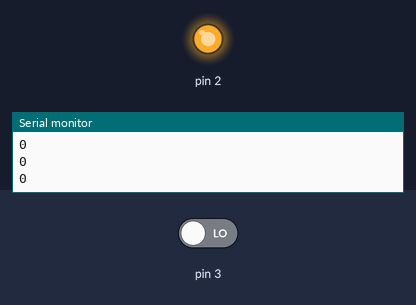
Bench run of a sketch on a simulated Arduino Uno, built with avr-gcc and run on an emulated ATmega328P. Parts: output pins drawn as LEDs (lit = HIGH), the last lines printed to the serial monitor. Inputs (shaded band) come from the test bench; at power-on: pin 3 LOW.

Above: at 1.8 s.
1.9 s: pin 3 driven HIGH
At 2.5 s:
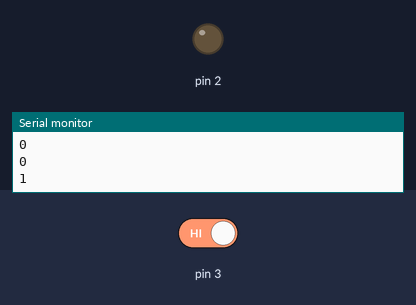
3.5 s: pin 3 driven LOW
At 4.9 s:
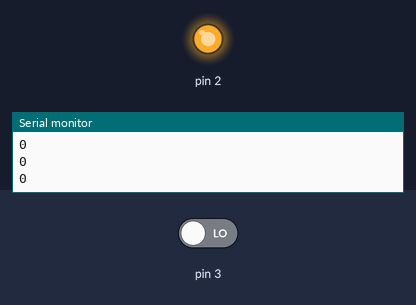
Timing chart, 0 to 6.5 s (numbered marks = the images above; inputs shaded):
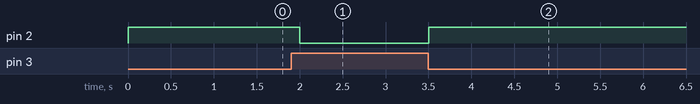

The sketch:

sketch_CarPark.ino
```cpp
void setup() {
  // Iniciando monitor serial e pinos
  pinMode(2, OUTPUT);
  pinMode(3, INPUT);

  Serial.begin(9600);

  digitalWrite(2, 0);
}

void loop() {
  // Leitura do botão
  int button = digitalRead(3);

  // Exibir acionamento do botão
  Serial.println(button);

  // Decisão de acionamento do botão
  if (button == 1) {
    digitalWrite(2, 0);
  } else {
    digitalWrite(2, 1);
  }

  // Garantir a legibilidade
  delay(500);


}
```

Measured:
- after the input at 1.9 s, pin 2: HIGH → LOW after 0.10 s
- after the input at 3.5 s, pin 2: LOW → HIGH at once
